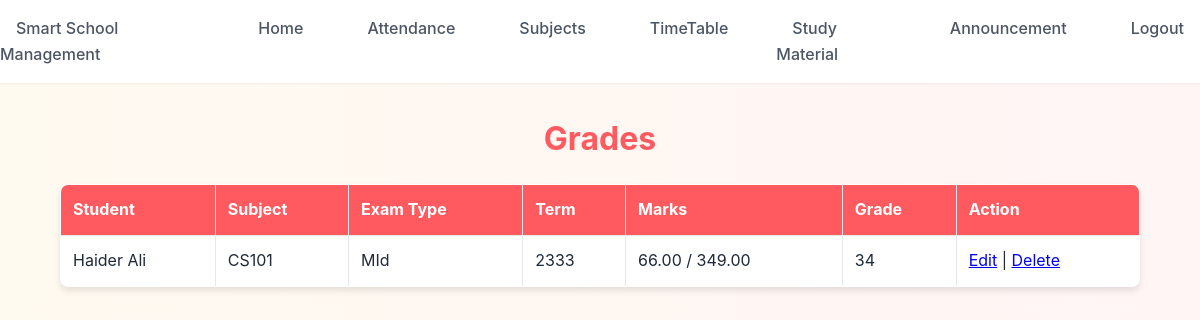
The app's page /teacher/view_grades.php (signed in) with its own data.
### tables this page shows
CREATE TABLE `grades` (
  `grade_id` int(11) NOT NULL,
  `student_id` int(11) NOT NULL,
  `subject_id` int(11) NOT NULL,
  `class_id` int(11) NOT NULL,
  `exam_type` varchar(50) NOT NULL,
  `term` varchar(50) NOT NULL,
  `marks_obtained` decimal(5,2) NOT NULL,
  `max_marks` decimal(5,2) NOT NULL,
  `grade` varchar(5) DEFAULT NULL,
  `comments` text DEFAULT NULL,
  `entered_by` int(11) NOT NULL,
  `entered_at` timestamp NOT NULL DEFAULT current_timestamp()
);

CREATE TABLE `students` (
  `student_id` int(11) NOT NULL,
  `username` varchar(50) NOT NULL,
  `password` varchar(255) NOT NULL,
  `email` varchar(100) NOT NULL,
  `first_name` varchar(50) NOT NULL,
  `last_name` varchar(50) NOT NULL,
  `roll_number` varchar(20) NOT NULL,
  `class_id` int(11) DEFAULT NULL,
  `date_of_birth` date DEFAULT NULL,
  `phone_number` varchar(15) DEFAULT NULL,
  `created_at` timestamp NOT NULL DEFAULT current_timestamp(),
  `updated_at` timestamp NOT NULL DEFAULT current_timestamp() ON UPDATE current_timestamp()
);

CREATE TABLE `subjects` (
  `subject_id` int(11) NOT NULL,
  `subject_name` varchar(100) NOT NULL,
  `class_id` int(11) NOT NULL,
  `teacher_id` int(11) DEFAULT NULL
);

### teacher/view_grades.php (the view, shortened to what this page needs)
<?php
include('../config.php');
$teacher_id = $_SESSION["id"];
$sql = "SELECT class_id FROM Classes WHERE teacher_id = ?";
$stmt = mysqli_prepare($conn, $sql);
mysqli_stmt_bind_param($stmt, "i", $teacher_id);
mysqli_stmt_execute($stmt);
$res = mysqli_stmt_get_result($stmt);
$class = mysqli_fetch_assoc($res);
$class_id = $class ? $class['class_id'] : null;
$grades = [];
if ($class_id) {
    $q = "
    SELECT g.grade_id, g.exam_type, g.term, g.marks_obtained, g.max_marks, g.grade,
           s.first_name, s.last_name, sub.subject_name
    FROM grades g
    JOIN students s ON g.student_id = s.student_id
    JOIN subjects sub ON g.subject_id = sub.subject_id
    WHERE g.class_id = ?
    ORDER BY g.entered_at DESC
    ";
    $stmt2 = mysqli_prepare($conn, $q);
    mysqli_stmt_bind_param($stmt2, "i", $class_id);
    mysqli_stmt_execute($stmt2);
    $grades = mysqli_stmt_get_result($stmt2);
}
?>
<!DOCTYPE html>
<html>
<head>
    <link rel="stylesheet" href="../CSS/style.css">
</head>
<body>
<?php include('navbar.php'); ?>
<h2>Grades</h2>
<?php if ($class_id): ?>
<table border="1" cellpadding="8">
    <tr>
        <th>Student</th>
        <th>Subject</th>
        <th>Exam Type</th>
        <th>Term</th>
        <th>Marks</th>
        <th>Grade</th>
        <th>Action</th>
    </tr>
    <?php while($g = mysqli_fetch_assoc($grades)): ?>
        <tr>
            <td><?php echo htmlspecialchars($g['first_name']." ".$g['last_name']); ?></td>
            <td><?php echo htmlspecialchars($g['subject_name']); ?></td>
            <td><?php echo htmlspecialchars($g['exam_type']); ?></td>
            <td><?php echo htmlspecialchars($g['term']); ?></td>
            <td><?php echo $g['marks_obtained']." / ".$g['max_marks']; ?></td>
            <td><?php echo htmlspecialchars($g['grade']); ?></td>
            <td>
                <a href="edit_grade.php?id=<?php echo $g['grade_id']; ?>">Edit</a> |
                <a href="?delete=<?php echo $g['grade_id']; ?>" onclick="return confirm('Delete this record?');">Delete</a>
            </td>
        </tr>
    <?php endwhile; ?>
</table>
<?php else: ?>
<p>You are not assigned to a class.</p>
<?php endif; ?>
</body>
</html>

### CSS/style.css (style rules this page uses)
:root { --primary-color: #ff5a5f; --primary-hover: #e14d52; --secondary-color: #ffcc00; --secondary-hover: #e6b800; --text-primary: #1f2937; --text-secondary: #4b5563; --bg-primary: #ffffff; --bg-secondary: #fdf2f2; --border-color: #e5e7eb; --shadow-sm: 0 1px 2px rgba(0, 0, 0, 0.05); --shadow-md: 0 4px 6px rgba(0, 0, 0, 0.1); --shadow-lg: 0 10px 15px rgba(0, 0, 0, 0.15); }
* { margin: 0; padding: 0; box-sizing: border-box; }
body { font-family: 'Inter', sans-serif; background: linear-gradient(to right, #fffaf0, #fff5f5); color: var(--text-primary); line-height: 1.6; }
h1, h2, h3, h4, h5, h6 { margin-top: 30px; font-weight: 700; text-align: center; margin-bottom: 1rem; color: var(--primary-color); }
h2 { font-size: 2rem; }
table { width: 90%; margin: 20px auto; border-collapse: collapse; background: var(--bg-primary); box-shadow: var(--shadow-md); border-radius: 8px; overflow: hidden; }
th, td { padding: 12px; border: 1px solid var(--border-color); text-align: left; }
th { background: var(--primary-color); color: white; }

### records on screen
grades: student.last_name "Haider Ali", subject.subject_name "CS101", exam_type "MId", term "2333", marks_obtained "66.00", max_marks "349.00", grade "34"
